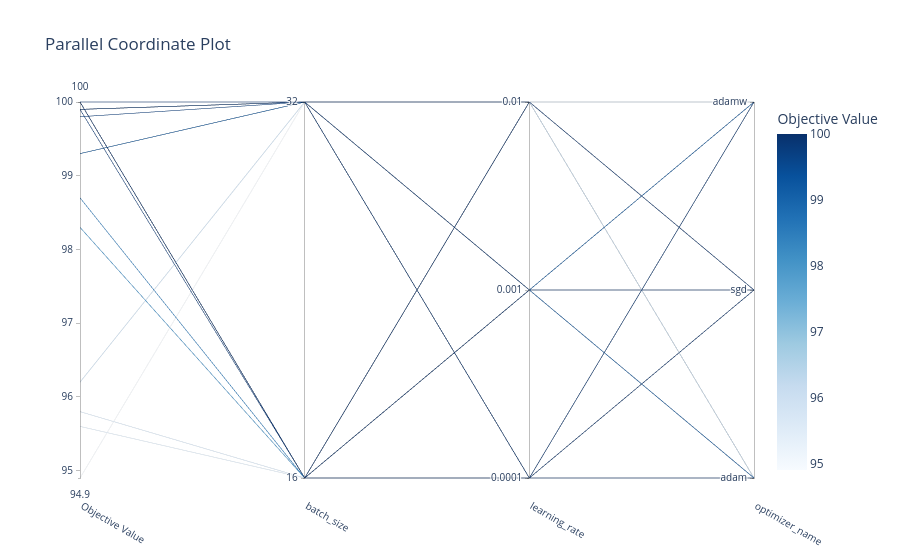

Notebook cell for this chart:
### Code cell
plot_parallel_coordinate(study)

### Figure 1 — Plotly figure (JSON) as saved in the notebook; plotly's stock layout.template omitted (floating-point values rounded to 4 significant figures)
{"data": [{"dimensions": [{"label": "Objective Value", "range": [94.9, 100], "values": [100, 100, 99.9, 98.7, 98.3, 100, 95.8, 100, 95.6, 99.9, 99.8, 99.9, 99.9, 99.3, 99.3, 100, 96.2, 94.9]}, {"label": "batch_size", "range": [0, 1], "ticktext": ["16", "32"], "tickvals": [0, 1], "values": [0, 0, 0, 0, 0, 0, 0, 0, 0, 1, 1, 1, 1, 1, 1, 1, 1, 1]}, {"label": "learning_rate", "range": [0, 2], "ticktext": ["0.0001", "0.001", "0.01"], "tickvals": [0, 1, 2], "values": [0, 0, 0, 1, 1, 1, 2, 2, 2, 0, 0, 0, 1, 1, 1, 2, 2, 2]}, {"label": "optimizer_name", "range": [0, 2], "ticktext": ["adam", "sgd", "adamw"], "tickvals": [0, 1, 2], "values": [0, 1, 2, 2, 0, 1, 2, 1, 0, 2, 0, 1, 1, 0, 2, 1, 0, 2]}], "labelangle": 30, "labelside": "bottom", "line": {"color": [100, 100, 99.9, 98.7, 98.3, 100, 95.8, 100, 95.6, 99.9, 99.8, 99.9, 99.9, 99.3, 99.3, 100, 96.2, 94.9], "colorbar": {"title": {"text": "Objective Value"}}, "colorscale": [[0, "rgb(247,251,255)"], [0.125, "rgb(222,235,247)"], [0.25, "rgb(198,219,239)"], [0.375, "rgb(158,202,225)"], [0.5, "rgb(107,174,214)"], [0.625, "rgb(66,146,198)"], [0.75, "rgb(33,113,181)"], [0.875, "rgb(8,81,156)"], [1, "rgb(8,48,107)"]], "reversescale": false, "showscale": true}, "type": "parcoords"}], "layout": {"title": {"text": "Parallel Coordinate Plot"}}}
